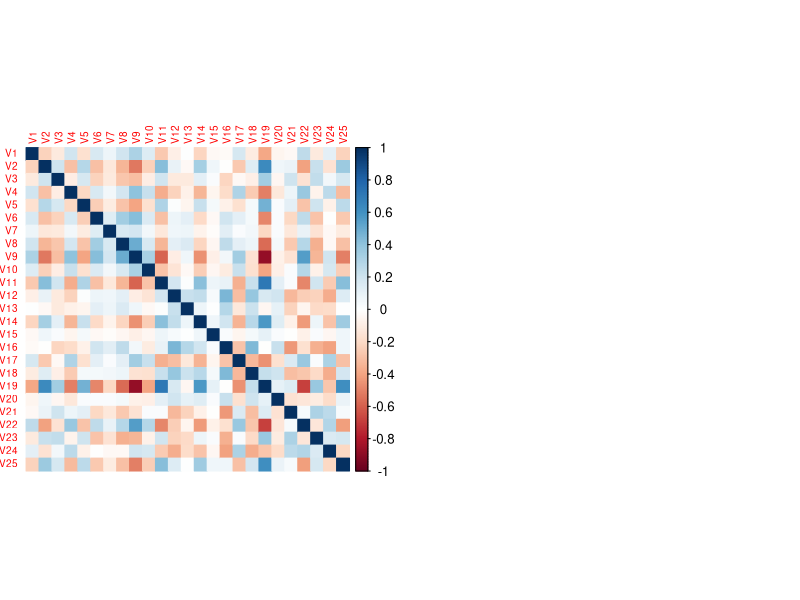
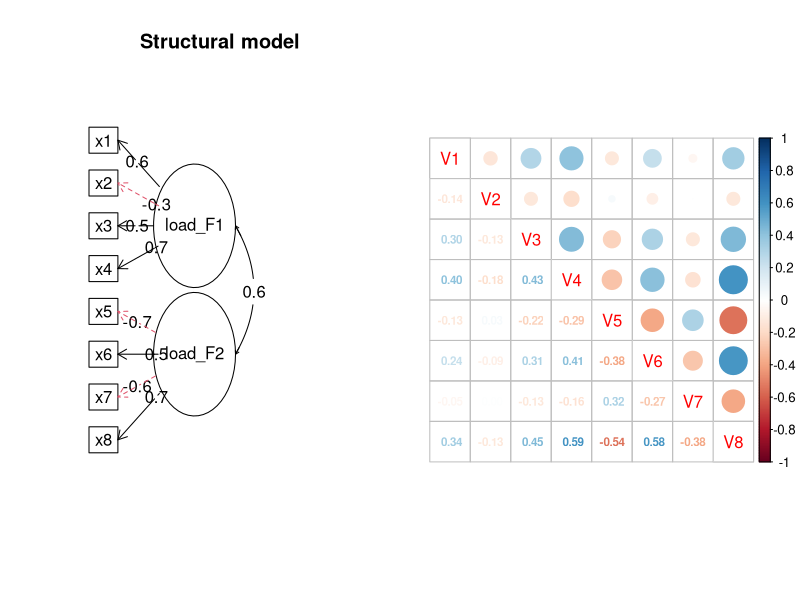
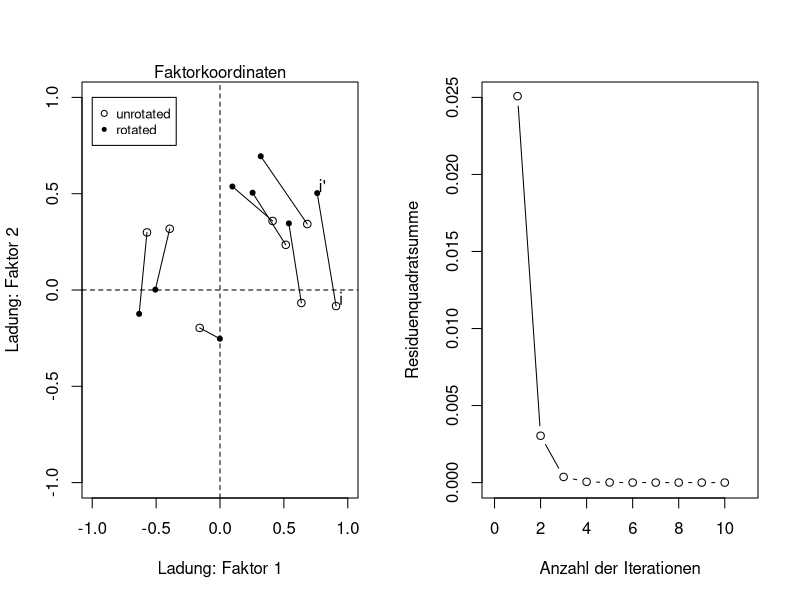

Generate these figures, in order, with R:
## ---- chunk 1
knitr::opts_chunk$set(echo = FALSE)
## ---- chunk 2
set.seed(123)
N <- 50
# Faktorladungen (zufällig)
seq <- seq(-0.7, 0.7, length.out=100)
rnd <- sample(seq, N, replace = TRUE)
fx <- matrix(rnd, ncol = 2)
# Hauptdiagonale 
phi <- diag(rep(1, 2))
# Zwischenfaktorkorrelation 
phi[1, 2] <- phi[2, 1] <- 0.2
par(mfrow=c(1,2))
S <- psych::sim(fx, phi, n=1000)
# Korrelations & Datenmatrix
R <- S$model ; X <- S$observed
corrplot::corrplot(R, method = 'color', tl.cex = 0.6) 
## ---- chunk 3
# Anzahl der Items
N <- 8
# Faktorladungen
load_F1 <- c(0.6, -0.3, 0.5, 0.7, 0.1, 0.2, 0.2, 0.3)
load_F2 <- c(-0.1, 0.1, 0.1, 0.1, -0.7, 0.5, -0.6, 0.7)
fx <- cbind(load_F1, load_F2)
# Zwischenfaktorkorrelation 
phi <- diag(rep(1, 2)) ; phi[1, 2] <- phi[2, 1] <- 0.6
# Struktur 
S <- psych::sim.structure(fx, phi, n=1000)
# Korrelations- und Datenmatrix
R <- S$model ; X <- S$observed  # R <- cor(X)
## ---- chunk 4
old.par <- par(mfrow=c(1,1))
par(mfrow=c(1,2))
psych::structure.diagram(fx, phi, cut = FALSE)
corrplot::corrplot.mixed(R, number.cex=.7)
par(old.par)
## ---- chunk 5
# Old School!
(dino_pca <- princomp(X, cor=TRUE))
# New School
pca_fit <- psych::principal(R, nfactors = 2, 
                            rotate = "none")
## Komponentenladungen
pca_fit$loadings
## Kommunalitäten 
pca_fit$communality
## Uniqueness 
pca_fit$uniquenesses
## ---- chunk 6
fit_paf <- psych::fa(R, nfactors=2, rotate="none", fm="pa")
# Kommunalitäten
fit_paf$communality
# Eigenwerte
fit_paf$e.values
# Einzigartigkeit
fit_paf$uniquenesses
# Quadrierte multiple Korrelation
fit_paf$R2
## ---- chunk 7
fit_mlf <- psych::fa(R, nfactors=2, rotate="none", fm="ml")
# Kommunalitäten
fit_mlf$communality
# Eigenwerte
fit_mlf$e.values
# Einzigartigkeit
fit_mlf$uniquenesses
# Quadrierte multiple Korrelation
fit_mlf$R2
## ---- chunk 8
fit_mlf <- psych::fa(R, nfactors=2, rotate="none", fm="ml")
fit_mlf_vmax <- psych::fa(R, nfactors=2, rotate="varimax", fm="ml")
plot(fit_mlf$loadings, ylim = c(-1,1), xlim = c(-1,1),
    xlab = "Ladung: Faktor 1" , ylab = "Ladung: Faktor 2")
points(fit_mlf_vmax$loadings, pch=20)
x1 <- fit_mlf$loadings[,1] ; y1 <- fit_mlf$loadings[,2]
x2 <- fit_mlf_vmax$loadings[,1] ; y2 <- fit_mlf_vmax$loadings[,2]
lapply(seq(8), function(i) lines(c(x1[i], x2[i]), c(y1[i], y2[i])))
abline(h = 0, lty=2) ; abline(v = 0, lty=2)
mtext("Faktorkoordinaten")
i <- 8 ; s <- 0.04
text(c(x1[i]+s, x2[i]+s), c(y1[i]+s, y2[i]+s), c("i", "i'"))
legend(x = -1, 1, legend=c("unrotated", "rotated"), pch = c(1,20), cex=0.8)
## ---- chunk 9
grep_commu <- function(noi) {
  psych::fa(R, fm="pa", nfactors = 2, max.iter = noi)$communality
}
iters <- 1:4
commus <- lapply(iters, grep_commu)
calc_cormat <- function(commu, R){
  diag(R) <- commu ; round(R, digits = 2) 
}
Rs <- lapply(commus, calc_cormat, R=R) ; 
names(Rs) <- paste0("iteration ", seq(iters))
Rs
## ---- chunk 10
find_RSS <- function(noi){
resid <- psych::fa(R, fm="pa", nfactors = 2, rotate = "none", 
                   residuals = TRUE, max.iter=noi)$residual
sum(resid[upper.tri(resid, diag = FALSE)])^2
}
seq <- 1:10 
(RSS <- sapply(seq, find_RSS))
plot(NULL, xlim=c(-0.1, 11), ylim= c(0, 0.025), 
     ylab="Residuenquadratsumme", xlab="Anzahl der Iterationen")
points(x=seq, y=RSS, type = "b")
## ---- chunk 11
# Black Box 
pca_fit <- princomp(X, cor = TRUE)

# Handarbeit
R_EVD <- cor(X)
# EVD von R ; Eigenvektoren ; Eigenwerte
EVD_R <- eigen(R_EVD) 
# Komponentenladungen
loadings <- EVD_R$vectors
# Gleich?
pca_fit$loadings ; print(loadings, digits=3)
## ---- chunk 12
# Black Box
pca_fit <- prcomp(X, scale. = TRUE)

# Handarbeit
n <- nrow(X)
SVD_X <- svd(scale(X)/sqrt(n-1))
U <- SVD_X$u ; D <- SVD_X$d 
loadings <- U %*% diag(D) * sqrt(n-1)
# Gleich?
pca_fit$x ; loadings 
## ---- chunk 13
grep_commu <- function(noi) {
  psych::fa(R, fm="pa", nfactors = 2, max.iter = noi)$communality
}
iters <- 1:8
commus <- lapply(iters, grep_commu)
calc_cormat <- function(commu, R){
  diag(R) <- commu ; round(R, digits = 2) 
}
Rs <- lapply(commus, calc_cormat, R=R) ; 
names(Rs) <- paste0("iteration ", seq(iters))
Rs
